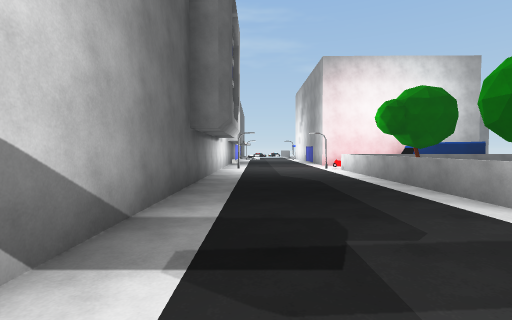
view 1 (above)

24 first-person views from a walk through a scene from a Unity 3-D project. The camera is 1.4 m above the floor, tilts 2° down and sees 85° across. The floor is counted in squares, 2 m on a side. Each view is taken from the middle of a square. On the plan, view 1 faces up. The plan holds only what a view shows up to about 9 squares ahead; the rest is blank. The place goes on beyond the plan. The player is left out. Some animated figures are not drawn. Door leaves are left out, so doorways stand open. Some surface patterns are stand-ins.

view 2
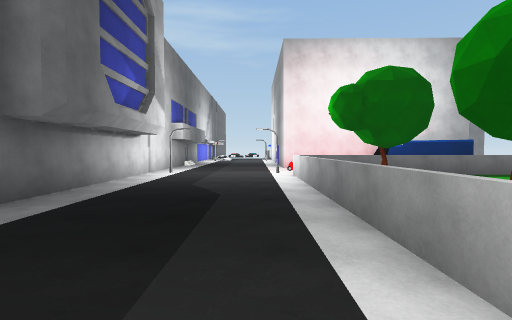

view 3
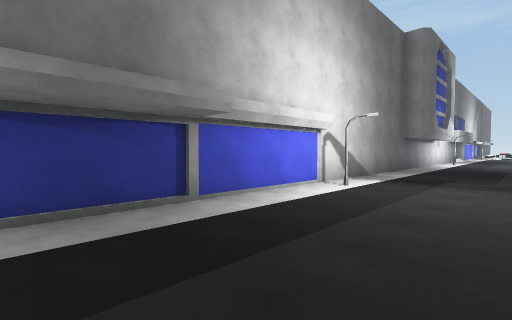

view 4
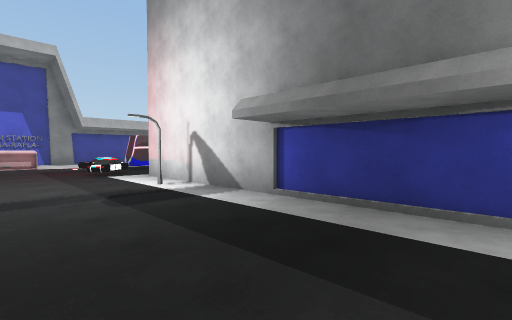

view 5
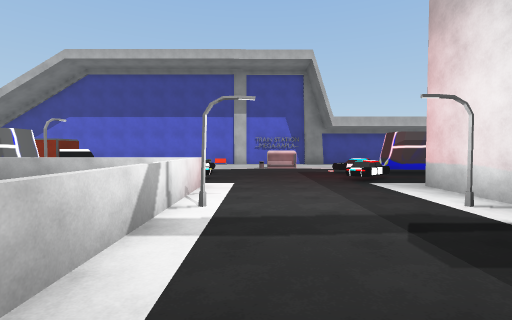

view 6
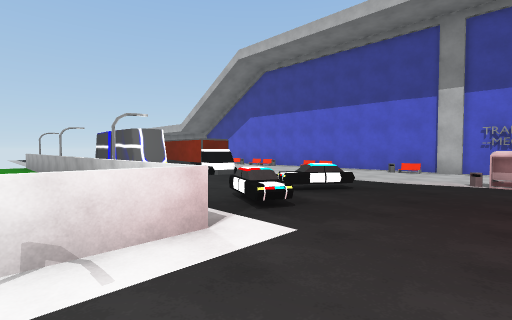

view 7
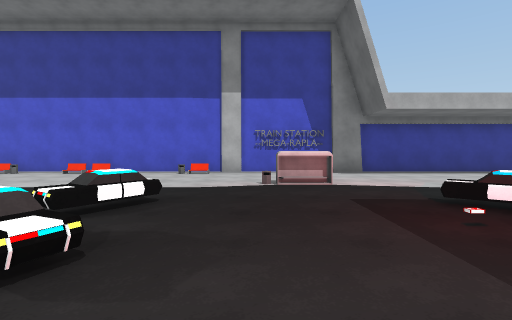

view 8
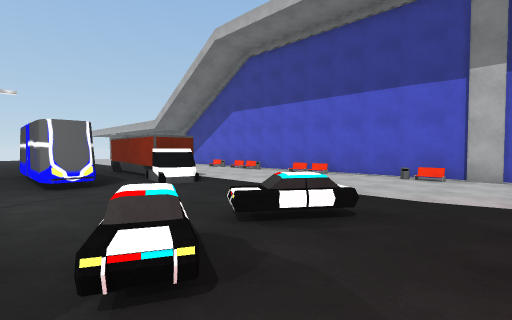

view 9
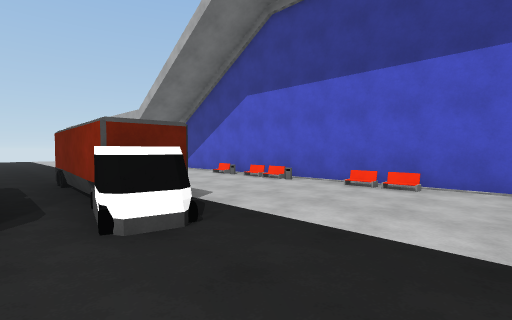

view 10
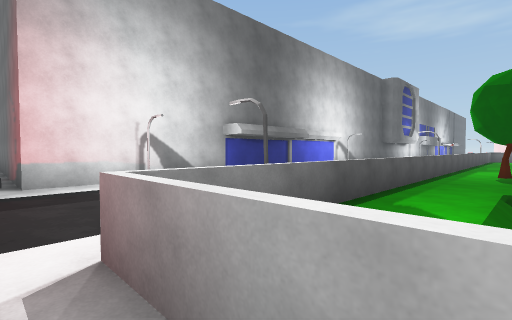

view 11
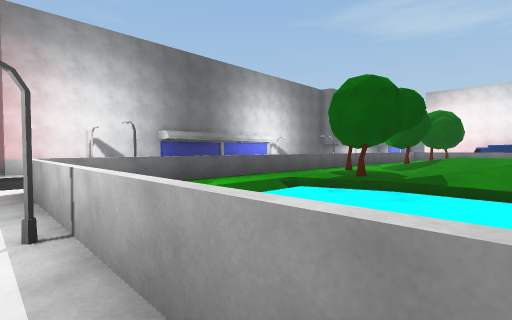

view 12
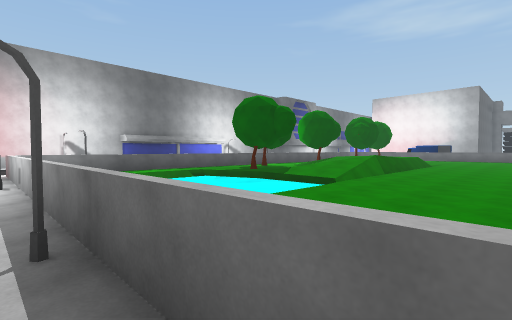

view 13
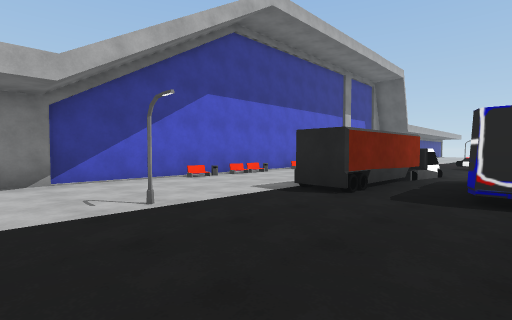

view 14
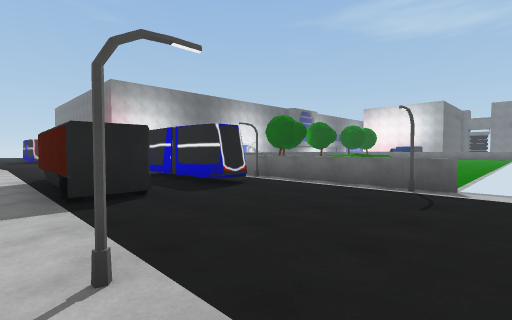

view 15
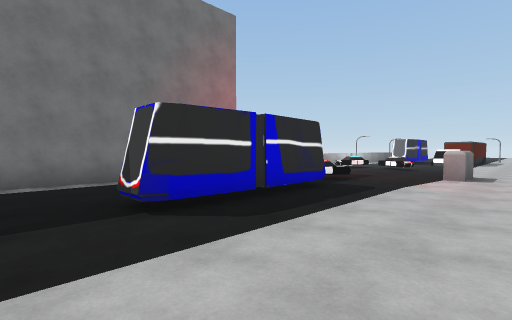

view 16
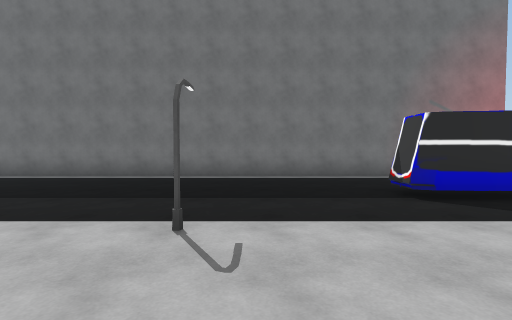

view 17
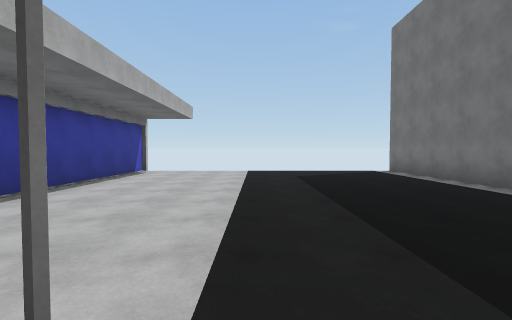

view 18
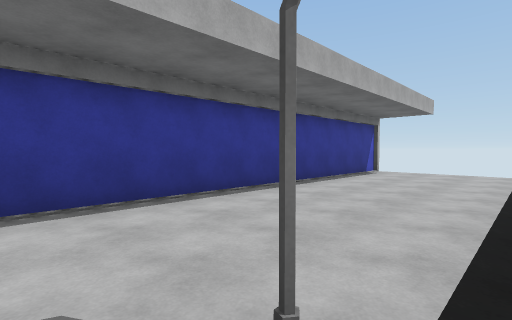

view 19
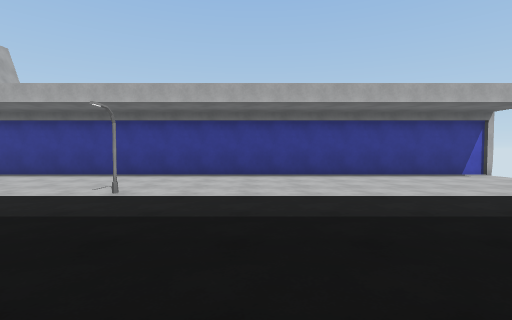

view 20
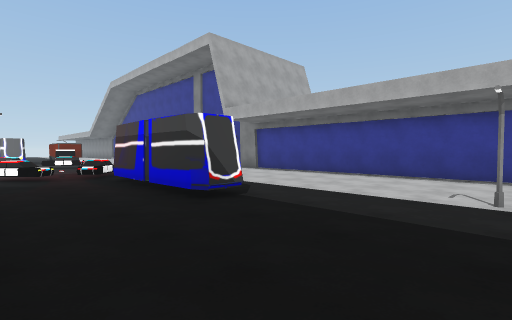

view 21
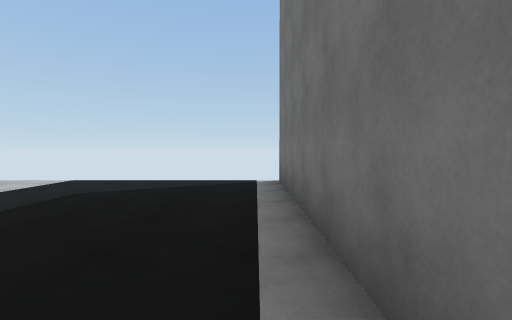

view 22
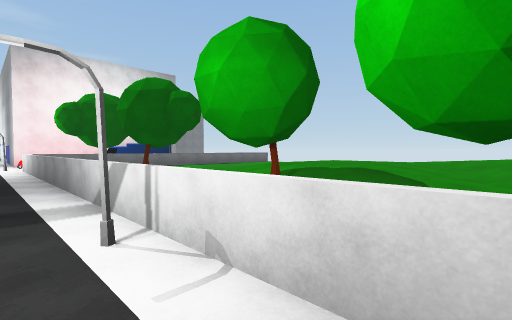

view 23
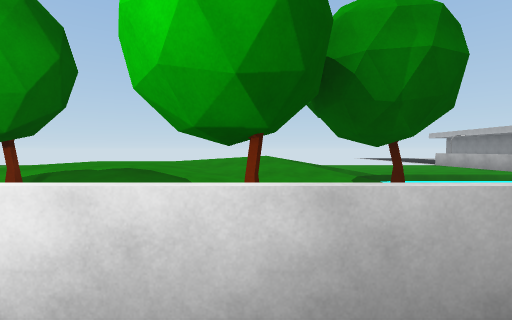

view 24
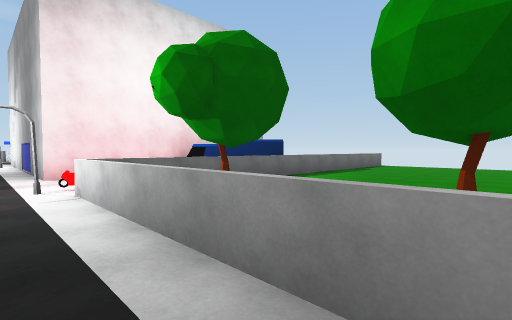

### Floor plan
Points are (right, up) in squares from view 1. A wall is a line through its corners. A room is listed if a view was taken in it or the views show most of it. See-through windows are left out.
Room 1 (views 1, 2, 3, 4, 5, 6, 7, 8, 9, 10, 11, 12, 13, 14, 15, 16, 17, 18, 19, 20, 21, 22, 23, 24)
walls: (0.5, -15.7) (1.6, -15.7); (1.6, -15.9) (0.5, -15.9) (0.5, -15.5) (1.6, -15.5); (3.1, -3) (3.1, 10.1); (15.1, -10.5) (3.1, -10.5) (3.1, -6.1); (-17.5, -18.8) (15.8, -18.8); (-1.3, 11) (-1.3, -10.5) (-17.4, -10.5)
ways out: open door at (1, -18.5); gap at (3, 10); gap at (11, -11)
objects: other object (-6, -14) to (-2, -13); other object (-1, -14) to (-1, -13); other object (-1, -12) to (0, -11); other object (0, -13); other object (3, -12) to (4, -12); bike (3, 11); bench (4, -18); other object (4, -14) to (4, -13); bench (7, -18); other object (8, -14); other object (8, -12) to (11, -12); other object (9, -15) to (12, -14); bench (10, -18); bench (12, -18)

Positions as (right, up) in squares from view 1, and headings:
1: (0, 0), facing up
2: (2, 2), facing up
3: (2, -5), facing up-left
4: (2, -3), facing down-left
5: (2, -5), facing down
6: (1, -9), facing down-right
7: (2, -10), facing down
8: (2, -11), facing down-right
9: (5, -13), facing down-right
10: (5, -11), facing up-left
11: (9, -11), facing up-left
12: (13, -11), facing up-left
13: (16, -12), facing down-left
14: (16, -16), facing up-left
15: (-7, -17), facing up-right
16: (-8, -18), facing up
17: (-8, -15), facing left
18: (-8, -15), facing down-left
19: (-11, -11), facing down
20: (-9, -11), facing down-right
21: (-11, -11), facing left
22: (2, -2), facing up-right
23: (2, -2), facing right
24: (2, 5), facing up-right
